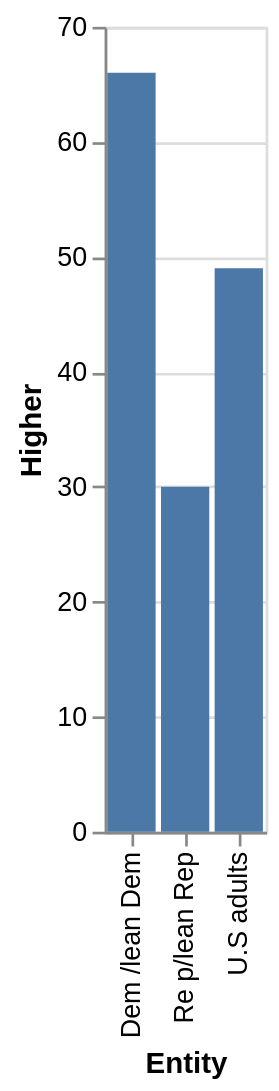

Express this chart as Vega-Lite.
### Vega-Lite specification from a JSON file in a GitHub repository (floating-point values rounded to 4 significant figures)
{"$schema": "https://vega.github.io/schema/vega-lite/v5.json", "description": "Bar chart auto-generated from CSV", "data": {"values": [{"Entity": "Dem /lean Dem", "Higher": "66", "About the": "24", "Lower": "9"}, {"Entity": "Re p/lean Rep", "Higher": "30", "About the": "40", "Lower": "30"}, {"Entity": "U.S adults", "Higher": "49", "About the": "31", "Lower": "18"}]}, "mark": "bar", "encoding": {"x": {"field": "Entity", "type": "ordinal"}, "y": {"field": "Higher", "type": "quantitative"}}}
